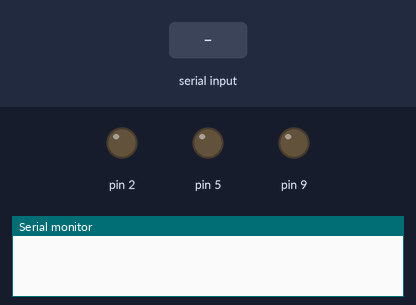
A sketch run on a simulated Arduino Uno, built with avr-gcc and run on an emulated ATmega328P. Shown: output pins drawn as LEDs (lit = HIGH), the last lines printed to the serial monitor. The inputs (shaded band) are chosen by the test bench.

Above: at 1.2 s.
1.3 s: "ON\n" received over Serial
At 2.5 s:
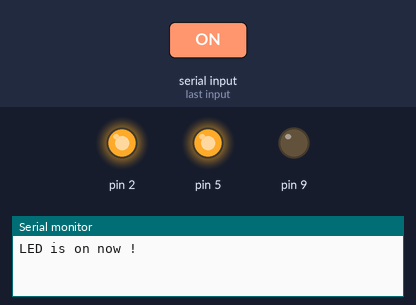
2.8 s: "OFF\n" received over Serial
At 3.7 s:
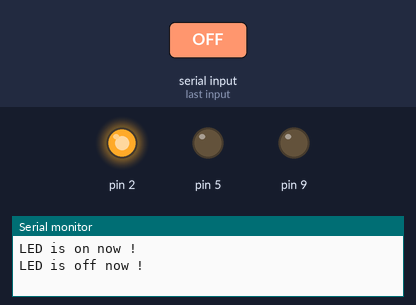
4.3 s: "GO\n" received over Serial
At 4.8 s:
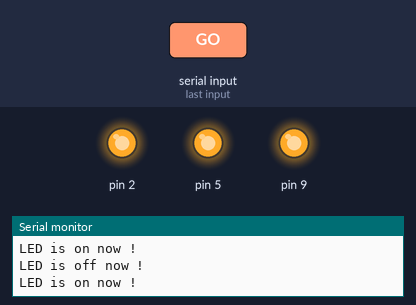
5.8 s: "OFF\n" received over Serial
At 7.0 s:
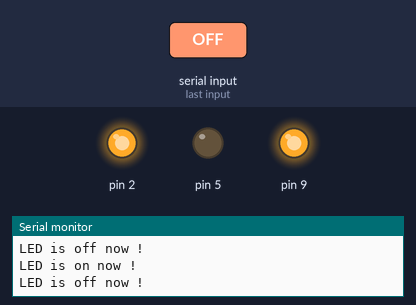
7.3 s: "STOP\n" received over Serial
At 8.3 s:
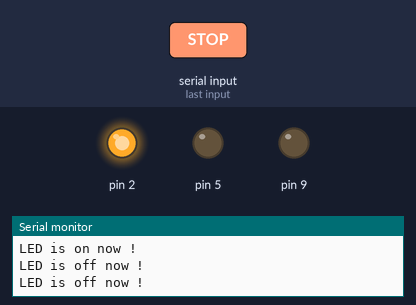
Timing chart, 0 to 9.8 s (numbered marks = the images above; inputs shaded):
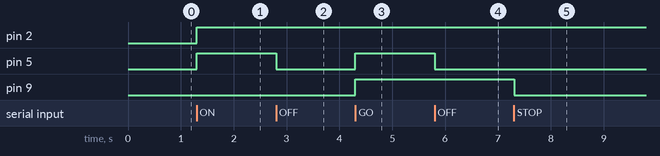

Measured:
- after the input at 1.3 s, pin 2, pin 5: LOW → HIGH at once
- after the input at 2.8 s, pin 5: HIGH → LOW at once
- after the input at 4.3 s, pin 5, pin 9: LOW → HIGH at once
- after the input at 5.8 s, pin 5: HIGH → LOW at once
- after the input at 7.3 s, pin 9: HIGH → LOW at once

The sketch:

DogProject.ino
```cpp
void setup() {
  Serial.begin(9600); // Initialize serial communication
  pinMode(9, OUTPUT);
  pinMode(2, OUTPUT);
  pinMode(5, OUTPUT);
}

void loop() {
  if (Serial.available() > 0) {
    digitalWrite(2, HIGH);
    String msg = Serial.readStringUntil('\n'); // Read command
    msg.trim(); // Remove any extra spaces or newlines
    if (msg == "ON") {
      Serial.println("LED is on now !");
      digitalWrite(5, HIGH); // Turn LED
    }
    else if (msg == "OFF") {
      Serial.println("LED is off now !");
      digitalWrite(5, LOW); // Turn LED
    }
  if (msg == "GO") {
      Serial.println("LED is on now !");
      digitalWrite(9, HIGH); // Turn LED
      digitalWrite(5, HIGH);
    }
    else if (msg == "STOP") {
      Serial.println("LED is off now !");
      digitalWrite(9, LOW); // Turn LED
    }
  }

}
```
